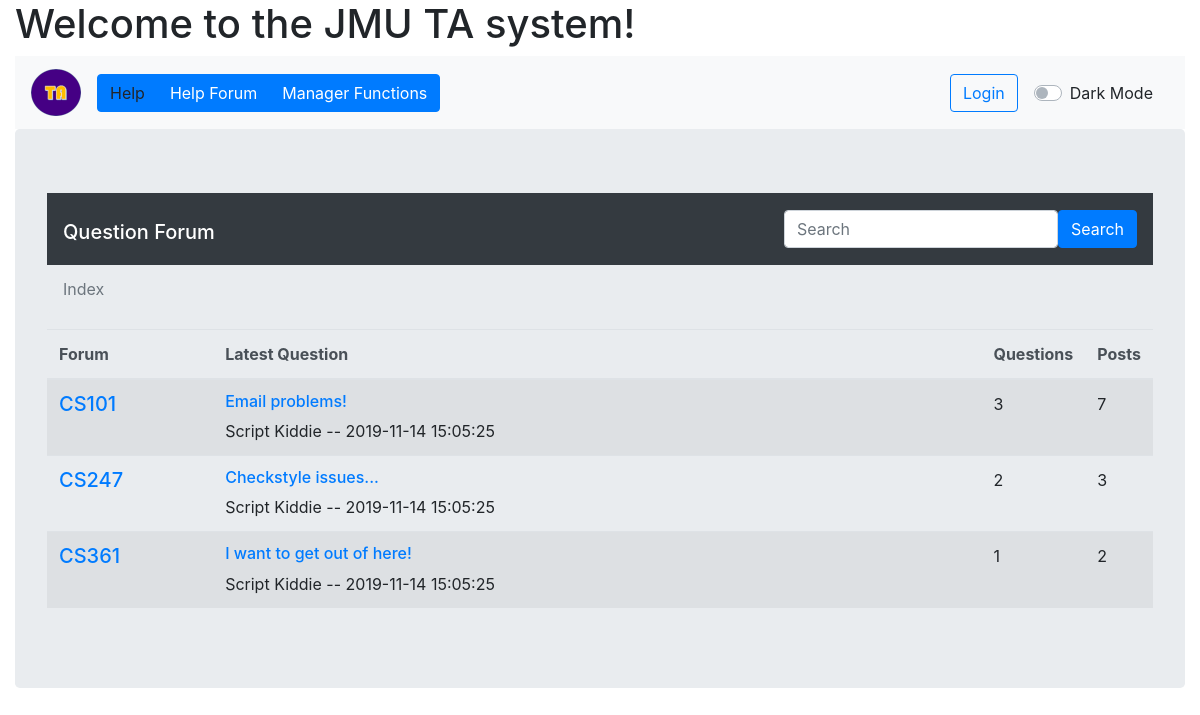
/forum.php, run on the app's committed database.
### tables this page shows
CREATE TABLE classforum
(
  forumID INT NOT NULL AUTO_INCREMENT,
  className TEXT NOT NULL,
  CONSTRAINT ClassForum_ForumID_pk PRIMARY KEY (forumID)
);

CREATE TABLE question
(
  questionID INT NOT NULL AUTO_INCREMENT,
  forumID INT NOT NULL,
  title TEXT NOT NULL,
  details TEXT NOT NULL,
  asked DATETIME NOT NULL DEFAULT NOW(),
  author TEXT,
  CONSTRAINT Question_questionID_pk PRIMARY KEY (questionID),
  CONSTRAINT Question_forumID_fk FOREIGN KEY (forumID) REFERENCES classforum (forumID)
);

### php/forum_index.php (the view, shortened to what this page needs)
<table id="forum_index" class="table table-striped table-responsive">
<thead class="thead-light">
    <tr>
        <th class="col-sm-2">Forum</th>
        <th class="col">Latest Question</th>
        <th class="col">Questions</th>
        <th class="col">Posts</th>
    </tr>
</thead>
<tbody>
    <?php
    $connection = OpenCon();
    $classQuery = "SELECT * FROM classforum";
    $forums = array();
    if ($result = $connection->query($classQuery)) {
        while($item = $result->fetch_assoc()) {
            $forums[] = $item;
        }
    }
    $lastAskedQuery = "SELECT CF.forumID, questionID, title, details, asked, author FROM classforum CF LEFT JOIN question Q1 ON CF.forumID = Q1.forumID WHERE questionID = (SELECT MAX(Q2.questionID) FROM question Q2 WHERE Q1.forumID = Q2.forumID) GROUP BY CF.forumID";
    $questions = array();
    if ($result = $connection->query($lastAskedQuery)) {
        while($item = $result->fetch_assoc()) {
            $questions[] = $item;
        }
    }
    $qNumQuery = "SELECT forumID, COUNT(questionID) AS \"numQuestions\" FROM question GROUP BY forumID";
    $questionNum = array();
    if ($result = $connection->query($qNumQuery)) {
        while($item = $result->fetch_assoc()) {
            $questionNum[] = $item;
        }
    }
    $pNumQuery = "SELECT forumID, COUNT(answer.answerID) + COUNT(DISTINCT question.questionID) AS \"numPosts\" FROM question LEFT JOIN answer ON question.questionID = answer.questionID GROUP BY forumID";
    $postNum = array();
    if ($result = $connection->query($pNumQuery)) {
        while($item = $result->fetch_assoc()) {
            $postNum[] = $item;
        }
    }
    for ($x = 0; $x < count($forums); $x++) {
        $forumID = $forums[$x]['forumID'];
        $className = $forums[$x]['className'];
        $qTitle = $questions[$x]['title'];
        $author = $questions[$x]['author'];
        $asked = $questions[$x]['asked'];
        $numOfQ = $questionNum[$x]['numQuestions'];
        $numOfP = $postNum[$x]['numPosts'];
        echo("<tr id=\"".$forumID."\">");
        echo("<td><h3 class=\"h5\"><a class=\"class_anchor\" href=\"#0\">".$className."</a></h3></td>");
        echo("<td><div><h4 style=\"inline\" class=\"h6\">".$qTitle."</h4>".$author." -- ".$asked."<div></td>");
        echo("<td><div>".$numOfQ."</div></td>");
        echo("<td><div>".$numOfP."</div></td>");
        echo("</tr>");
    }
    ?>
</tbody>
</table>

### html/forum.php (shortened to what this page needs)
<!doctype html>
<html lang="en">
  <head>
    <link rel="stylesheet" href="https://stackpath.bootstrapcdn.com/bootstrap/4.3.1/css/bootstrap.min.css">
    <link rel="stylesheet" type="text/css" href="../css/fullcalendar.css">
    <link rel="stylesheet" type="text/css" href="../css/dark-mode.css">
  </head>
  <body>
    <div class="container-fluid">
      <div class="page-header">
        <h1>Welcome to the JMU TA system!</h1>
      </div>
      <nav class="navbar navbar-expand-lg navbar-light bg-light">
        <a class="navbar-brand" href="index.php"><img src="../resources/TA_Iconx50px.png" alt="TA Icon"></a>
        <div class="collapse navbar-collapse" id="navbarSupportedContent">
          <ul class="navbar-nav mr-auto">
            <li class="nav-item">
              <div class="btn-group" role="group" aria-label="navigation button group">
                  <a role="help button" type="button" class="btn btn-primary" data-toggle="modal" data-target="#helpModal">Help</a>
                  <a role="forum button" type="button" class="btn btn-primary" href="#">Help Forum</a>
                  <a href="manager.html" role="manager button" type="button" class="btn btn-primary">Manager Functions</a>
              </div>
            </li>
          </ul>
<?php if(isset($_SESSION['personID'])): ?>
          <form method="post" action="index.php">
            <input type="hidden" name="action" value="logoff">
            <input type="submit" class="btn btn-outline-primary my-2 my-sm-0" value="Logoff">
          </form>
<?php else: ?>
          <button class="btn btn-outline-primary my-2 my-sm-0" type="login"><a href="#" data-toggle="modal" data-target="#loginModal">Login</a></button>
<?php endif; ?>
          <div class="nav-link">
            <div class="custom-control custom-switch">
              <label class="custom-control-label" for="darkSwitch">Dark Mode</label>
            </div>
          </div>
        </div>
      </nav>
      <div id="forum" class="jumbotron">
        <nav class="navbar navbar-dark bg-dark">
          <h1><a href="#" class="navbar-brand">Question Forum</a></h1>
          <form class="form-inline">
            <input type="text" class="form-control" placeholder="Search">
            <button type="submit" class="btn btn-primary">Search</button>
          </form>
        </nav>
        <nav aria-label="breadcrumb">
          <ol id="forum_breadcrumb_list" class="breadcrumb">
            <li id="bc_index" class="breadcrumb-item active">Index</li>
          </ol>
        </nav>
        <div id="forum_container">
        <?php require_once('../php/forum_index.php')?>
        </div>
      </div>
  </body>
</html>

### css/dark-mode.css (style rules this page uses)
[data-theme="dark"] h1, h2, h3, h4, h5, h6 { color: #007bff; }

### data on the page
classforum: className "CS101"
question: title "Email problems!", author "Script Kiddie", asked "2019-11-14 15:05:25"
classforum: className "CS247"
question: title "Checkstyle issues...", author "Script Kiddie", asked "2019-11-14 15:05:25"
classforum: className "CS361"
question: title "I want to get out of here!", author "Script Kiddie", asked "2019-11-14 15:05:25"

### other printed values
$numOfQ "3"
$numOfP "7"
$numOfQ "2"
$numOfP "3"
$numOfQ "1"
$numOfP "2"
